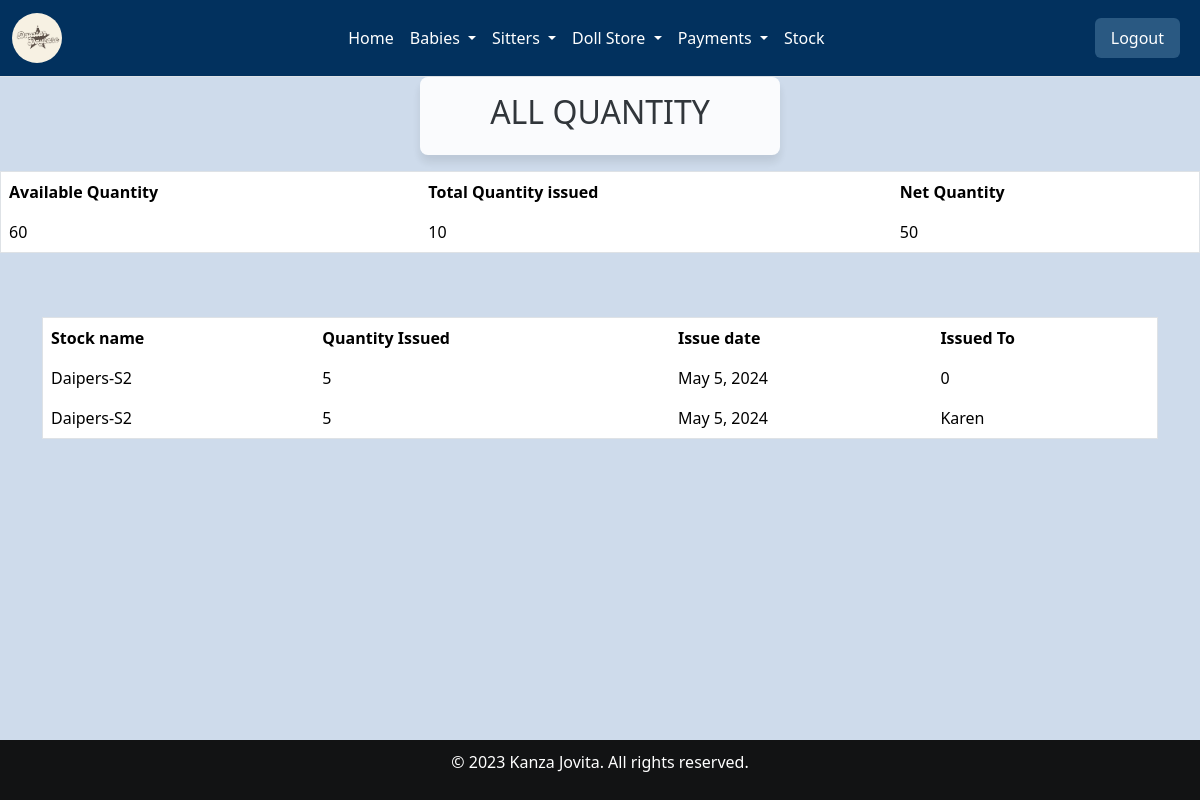
The page /all_issue_items/ (signed in) on the database its author committed.
### home/models.py (models this page shows, shortened)
class Used(models.Model):
    item = models.ForeignKey(Procurement, on_delete=models.CASCADE)
    quantity_issued = models.IntegerField(default=0)
    issue_date = models.DateField(default=timezone.now)
    issued_to = models.CharField(default=0, max_length=100)

class Procurement(models.Model):
    category = models.ForeignKey(Category, on_delete=models.CASCADE, null=True, blank=True)
    item_name = models.CharField(max_length=200)
    Quantity = models.IntegerField(default=0)
    date = models.DateField(auto_now_add=True, null=True)
    Unit_price = models.IntegerField(null=True)
    received_quantity = models.IntegerField(default=0, null=True, blank=True)
    def __str__(self):
        return str(self.item_name)

### home/views.py (the view)
# urls.py: path('all_issue_items/', views.all_issue_items, name='all_issue_items'),
@login_required
def all_issue_items(request):
    issues = Used.objects.all()
    total_issued_quantity = issues.aggregate(total_issued_quantity=Sum('quantity_issued'))['total_issued_quantity'] or 0
    total_received_quantity = Procurement.objects.aggregate(total_received_quantity=Sum('Quantity'))['total_received_quantity'] or 0
    net_quantity = total_received_quantity - total_issued_quantity
    return render(request, 'all_issue_items.html', {'issues': issues, 'total_issued_quantity': total_issued_quantity, 'total_received_quantity': total_received_quantity, 'net_quantity': net_quantity})

### home/templates/all_issue_items.html (shortened to what this page needs)
{% extends 'base.html' %} {% block content %}
<div class="card-header">
<h2>ALL QUANTITY</h2>
</div>
  <table class="table">
    <thead class="thead-dark">
      <tr>
        <th scope="col">Available Quantity</th>
        <th scope="col">Total Quantity issued</th>
        <th scope="col">Net Quantity</th>
      </tr>
    </thead>
    <tbody>
      <tr>
        <td>{{total_received_quantity}}</td>
        <td>{{total_issued_quantity}}</td>
        <td>{{net_quantity}}</td>
      </tr>
    </tbody>
  </table>
<br><br>
<div class="container">
  <table class="table">
    <thead class="thead-dark">
      <tr>
        <th scope="col">Stock name</th>
        <th scope="col">Quantity Issued</th>
        <th scope="col">Issue date</th>
        <th scope="col">Issued To</th>
      </tr>
    </thead>
    {% for issue  in issues %}
    <tbody>
      <tr>
        <td>{{issue.item | title}}</td>
        <td>{{issue.quantity_issued}}</td>
        <td>{{issue.issue_date}}</td>
        <td>{{issue.issued_to}}</td>
      </tr>
    </tbody>
    {% endfor %}
  </table>
</div>
{% endblock%}

### home/static/css/main.css (style rules this page uses)
.card-header { border: 1px #333; opacity:90%; width: 87%; text-align: center; box-shadow: 0 7px 10px rgba(0, 0, 0, 0.1); border-radius: 8px; width:30%; margin: 0 auto; background-color: aliceblue; text-align: center; }
.table th, .table td { padding: 8px; text-align: left; border: none; outline: none; }
.table th { color: black; }
.table th, .table td { white-space: nowrap; }
.table { text-align: center; }

### home/templates/all_issue_items.html (style rules this page uses)
body { background-color: rgba(158, 184, 217, 0.5); }
.card-header { background-color: #fff; padding: 1rem; margin-bottom: 1rem; }
.table { width: 100%; border-collapse: collapse; border: 1px solid #dee2e6; }
th, td { border: 1px solid #dee2e6; padding: 0.75rem; text-align: left; }
th { background-color: #f0f0f0; }

### rows shown on the page
Used: item "Daipers-S2", quantity_issued "5", issue_date "May 5, 2024", issued_to "0"
Used: item "Daipers-S2", quantity_issued "5", issue_date "May 5, 2024", issued_to "Karen"

### other values the page prints
{{ total_received_quantity }} "60"
{{ total_issued_quantity }} "10"
{{ net_quantity }} "50"
